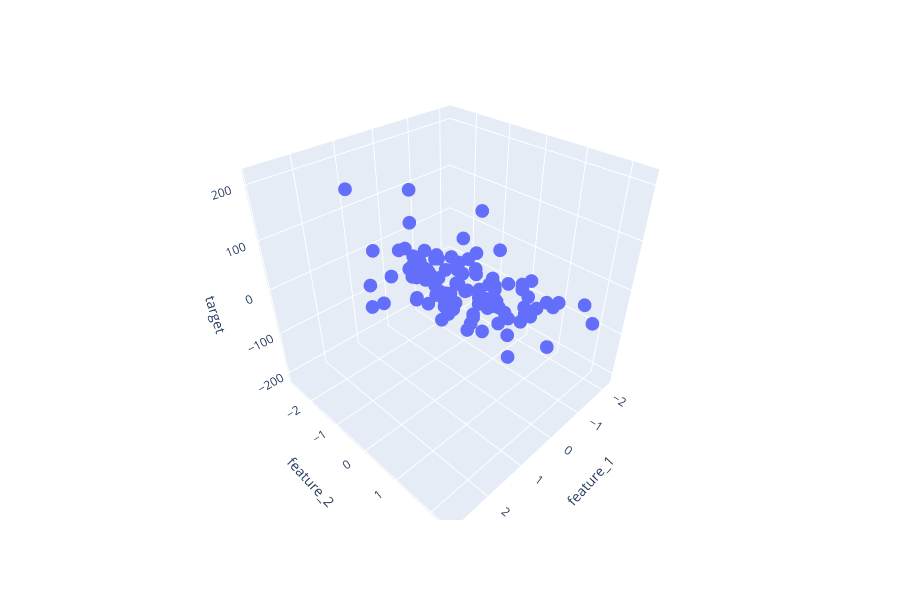

This figure's notebook cell:
### Code cell
fig = px.scatter_3d(df, x= "feature_1", y = "feature_2", z = "target")
fig.update_layout(height = 600)
fig.show()
